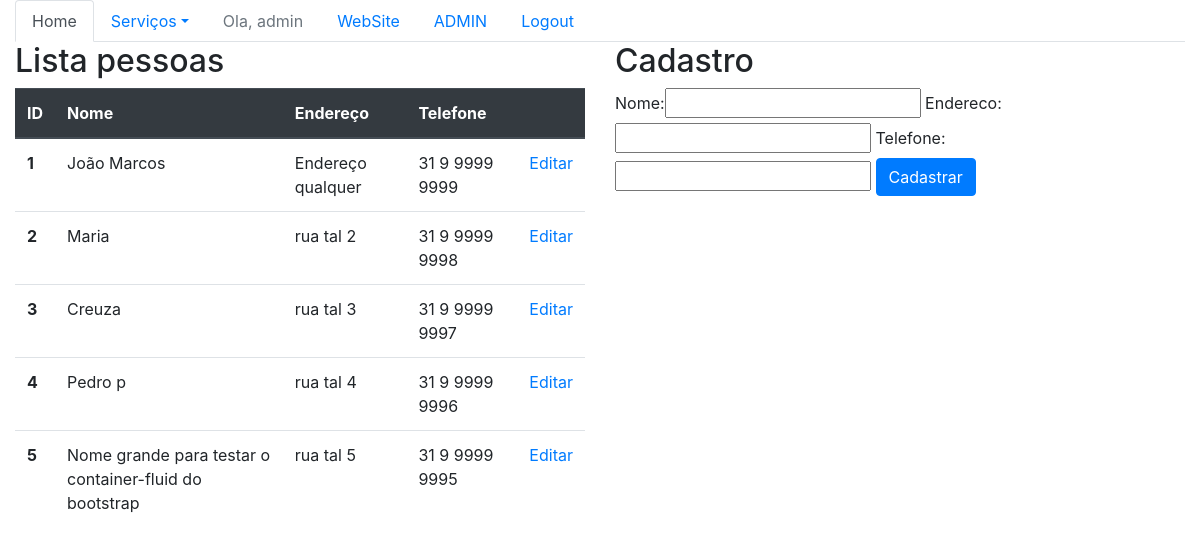
Screenshot of /sistema/pessoas/ (signed in) with the database file from the repository.
### core/models.py (models this page shows, shortened)
class Pessoa(models.Model):
    nome = models.CharField(max_length=100)
    endereco = models.CharField(max_length=200)
    telefone = models.CharField(max_length=20)

### core/views.py (the view)
@login_required
def lista_pessoas(request):
    pessoas = Pessoa.objects.all()
    form = PessoaForm()
    data = {'pessoas': pessoas, 'form': form, 'pessoa_ativo': 'active' }
    return render(request, 'core/lista_pessoas.html', data)

### core/forms.py
class PessoaForm(ModelForm):
    class Meta:
        model = Pessoa
        fields = '__all__'

### core/templates/core/lista_pessoas.html (shortened to what this page needs)
{% extends 'base.html' %}
{% load bootstrap %}
{% load static %}
{% block main %}
    <div class="row">
        <div class="col-sm-6">
            <table class="table">
                <H2>Lista pessoas</H2>
                <thead class="thead-dark">
                  <tr>
                    <th scope="col">ID</th>
                    <th scope="col">Nome</th>
                    <th scope="col">Endereço</th>
                    <th scope="col">Telefone</th>
                    <th scope="col"></th>
                  </tr>
                </thead>
                <tbody>
                {% for pessoa in pessoas %}
                  <tr>
                    <th scope="row">{{ pessoa.id }}</th>
                    <td>{{ pessoa.nome }}</td>
                    <td>{{ pessoa.endereco }}</td>
                    <td>{{ pessoa.telefone }}</td>
                    <td>
                        <a href="{% url 'core_pessoa_update' pessoa.id %}">Editar</a>
                    </td>
                  </tr>
                {% endfor %}
                </tbody>
            </table>
        </div>
        <div class="col-sm-6">
            <H2>Cadastro</H2>
            <form action="{% url 'core_pessoa_novo' %}" method="POST">
                {{ form|bootstrap }}
                <button type="submit" class="btn btn-primary">Cadastrar</button>
            </form>
        </div>
    </div>
{% endblock main %}

### core/templates/core/menu.html (shortened to what this page needs)
<ul class="nav nav-tabs">
    <li class="nav-item">
        <a class="nav-link active" href="{% url 'core_home' %}">Home</a>
    </li>
    {% if user.is_authenticated  %}
        <li class="nav-item dropdown">
            <a class="nav-link dropdown-toggle" data-toggle="dropdown" href="#" role="button" aria-haspopup="true" aria-expanded="false">Serviços</a>
        </li>
        <li class="nav-item">
            <a class="nav-link disabled" href="">Ola, {{ user }}   </a>
        </li>
        <li class="nav-item">
            <a class="nav-link" href=" {% url 'website_home' %} ">WebSite</a>
        </li>
        {% if user.get_username == 'admin'  %}
            <li class="nav-item">
                <a class="nav-link" href="/admin/login/?next=/admin/">ADMIN</a>
            </li>
        {% endif %}
        <li class="nav-item">
            <a class="nav-link" href=" {% url 'logout' %} ">Logout</a>
        </li>
    {% else %}
        <li class="nav-item">
            <a class="nav-link" href=" {% url 'login' %} ">Login</a>
        </li>
    {% endif %}
</ul>

### rows the page displays
Pessoa: id "1", nome "João Marcos", endereco "Endereço qualquer", telefone "31 9 9999 9999"
Pessoa: id "2", nome "Maria", endereco "rua tal 2", telefone "31 9 9999 9998"
Pessoa: id "3", nome "Creuza", endereco "rua tal 3", telefone "31 9 9999 9997"
Pessoa: id "4", nome "Pedro p", endereco "rua tal 4", telefone "31 9 9999 9996"
Pessoa: id "5", nome "Nome grande para testar o container-fluid do bootstrap", endereco "rua tal 5", telefone "31 9 9999 9995"

### other values shown
{{ user }} "admin"
